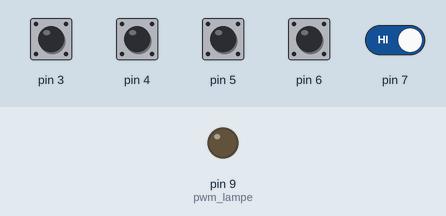
Recording of a sketch running on a simulated Arduino Uno, built with avr-gcc and run on an emulated ATmega328P. On the bench: output pins drawn as LEDs (lit = HIGH). The test bench sets the inputs (shaded band); at power-on: pin 3–7 HIGH.

Above: at 11.8 s.
11.9 s: pin 4 pulled LOW for 3 s
At 16.6 s:
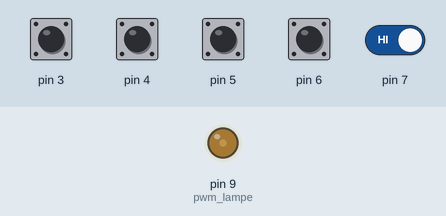
22.1 s: pin 5 pulled LOW for 3 s
At 27.6 s:
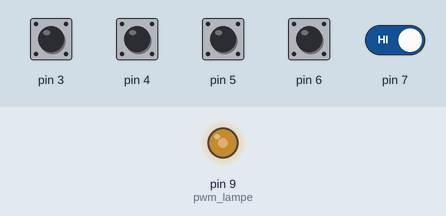
33.4 s: pin 6 pulled LOW for 3 s
At 39.3 s:
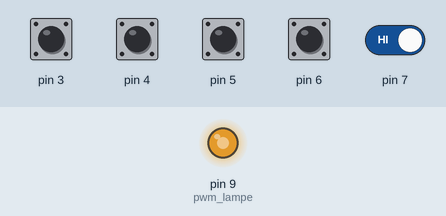
44.7 s: pin 7 driven LOW
At 50.5 s:
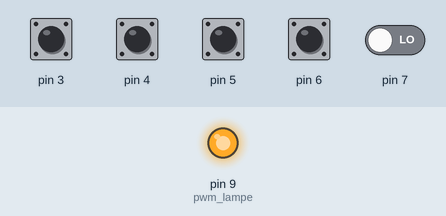
Timing chart, 0 to 52.0 s (numbered marks = the images above; inputs shaded):
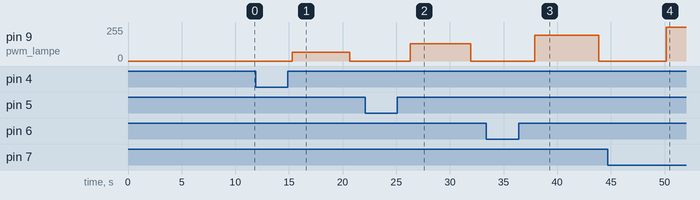

Measured:
- after the input at 11.9 s, pin 9 (pwm_lampe): 0/255 → 64/255 after 3.4 s, → 0/255 5.3 s later
- after the input at 22.1 s, pin 9 (pwm_lampe): 0/255 → 128/255 after 4.2 s, → 0/255 5.6 s later
- after the input at 33.4 s, pin 9 (pwm_lampe): 0/255 → 192/255 after 4.5 s, → 0/255 6.0 s later
- after the input at 44.7 s, pin 9 (pwm_lampe): 0/255 → 255/255 after 5.5 s

The sketch:

Kapazitive_Lichtsteuerung.ino
```cpp
#include <CapacitiveSensor.h>

// Initialisieren der Sensorflächen. Jeweils ein 10 Megaohm Widerstand zwischen Pin 2 und 3, 2 und 4, 2 und 5, 2 und 6, 2 und 7
CapacitiveSensor   kapazitiver_sensor1 = CapacitiveSensor(2, 3);
CapacitiveSensor   kapazitiver_sensor2 = CapacitiveSensor(2, 4);
CapacitiveSensor   kapazitiver_sensor3 = CapacitiveSensor(2, 5);
CapacitiveSensor   kapazitiver_sensor4 = CapacitiveSensor(2, 6);
CapacitiveSensor   kapazitiver_sensor5 = CapacitiveSensor(2, 7);

// Pin mit 10 Kiloohm Vorwiderstand an Base des Transistors
int pwm_lampe = 9;

// Helligkeit wird zu beginn auf 0 gesetzt. Die Variable wird in der Funktion "dimme_bis" verändert.
int aktuelle_helligkeit = 0;

// Der Schwellenwert kann mithilfe des Kalibrierungsprogramms ausgelesen werden. Je niedriger der Wert, desto früher löst der Sensor aus.
int schwellenwert_sensor = 1500;

// Wenn die Auflösung heraufgesetzt wird, wird die Performanz herabgesetzt. 10000 ist bereits ein hoher Wert.
int aufloesung = 10000;

// Heraufsetzten des Werts verlängert die Zeit des Dimmens. Empfohlene Werte: Halogen (0-255) 5ms, LED (1-100) 10ms
int dimmer_wartezeit = 5;

// Differenzwert gibt an wie groß der Unterschied zu den anderen Sensoren sein muss bevor ausgelöst wird.
int differenz = 1000;

void setup() {
  pinMode(pwm_lampe, OUTPUT);
}

void loop() {

  // Auslesen der Sensordaten
  long wert_sensor1 = kapazitiver_sensor1.capacitiveSensor(aufloesung);
  long wert_sensor2 = kapazitiver_sensor2.capacitiveSensor(aufloesung);
  long wert_sensor3 = kapazitiver_sensor3.capacitiveSensor(aufloesung);
  long wert_sensor4 = kapazitiver_sensor4.capacitiveSensor(aufloesung);
  long wert_sensor5 = kapazitiver_sensor5.capacitiveSensor(aufloesung);

  // Wenn der gemessene Wert größer als der angegebene Schwellenwert und größer als die anderen Messwerte plus Differenz ist wird die Funktion dimme_bis() ausgeführt.
  if (wert_sensor1 > schwellenwert_sensor &&
      wert_sensor1 + differenz > wert_sensor2 &&
      wert_sensor1 + differenz > wert_sensor3 &&
      wert_sensor1 + differenz > wert_sensor4 &&
      wert_sensor1 + differenz > wert_sensor5) {

    dimme_bis(0);
  }

  else if (wert_sensor2 > schwellenwert_sensor &&
           wert_sensor2 + differenz > wert_sensor1 &&
           wert_sensor2 + differenz > wert_sensor3 &&
           wert_sensor2 + differenz > wert_sensor4 &&
           wert_sensor2 + differenz > wert_sensor5) {

    dimme_bis(64);
  }

  else  if (wert_sensor3 > schwellenwert_sensor &&
            wert_sensor3 + differenz > wert_sensor1 &&
            wert_sensor3 + differenz > wert_sensor2 &&
            wert_sensor3 + differenz > wert_sensor4 &&
            wert_sensor3 + differenz > wert_sensor5) {

    dimme_bis(128);
  }

  else  if (wert_sensor4 > schwellenwert_sensor &&
            wert_sensor4 + differenz > wert_sensor1 &&
            wert_sensor4 + differenz > wert_sensor2 &&
            wert_sensor4 + differenz > wert_sensor3 &&
            wert_sensor4 + differenz > wert_sensor5) {

    dimme_bis(192);
  }

  else  if (wert_sensor5 > schwellenwert_sensor &&
            wert_sensor5 + differenz > wert_sensor1 &&
            wert_sensor5 + differenz > wert_sensor2 &&
            wert_sensor5 + differenz > wert_sensor3 &&
            wert_sensor5 + differenz > wert_sensor4) {

    dimme_bis(255);
  }

}

/*
   Die Funktion regelt die Helligkeit auf den übergebenen Wert.
*/
void dimme_bis(int neue_helligkeit) {

  // Erster Fall: Übergebene Helligkeit ist kleiner als die aktuelle Helligkeit. Helligkeit wird heruntergedimmt.
  if (aktuelle_helligkeit > neue_helligkeit) {
    for (int i = aktuelle_helligkeit; i >= neue_helligkeit; i--) {
      analogWrite(pwm_lampe, i);
      delay(dimmer_wartezeit);
    }
    // Zweiter Fall: Übergebene Helligkeit ist größer als die aktuelle Helligkeit. Helligkeit wird heraufgedimmt.
  } else if (aktuelle_helligkeit < neue_helligkeit) {
    for (int i = aktuelle_helligkeit; i <= neue_helligkeit; i++) {
      analogWrite(pwm_lampe, i);
      delay(dimmer_wartezeit);
    }
  }
  aktuelle_helligkeit = neue_helligkeit;
}
```
